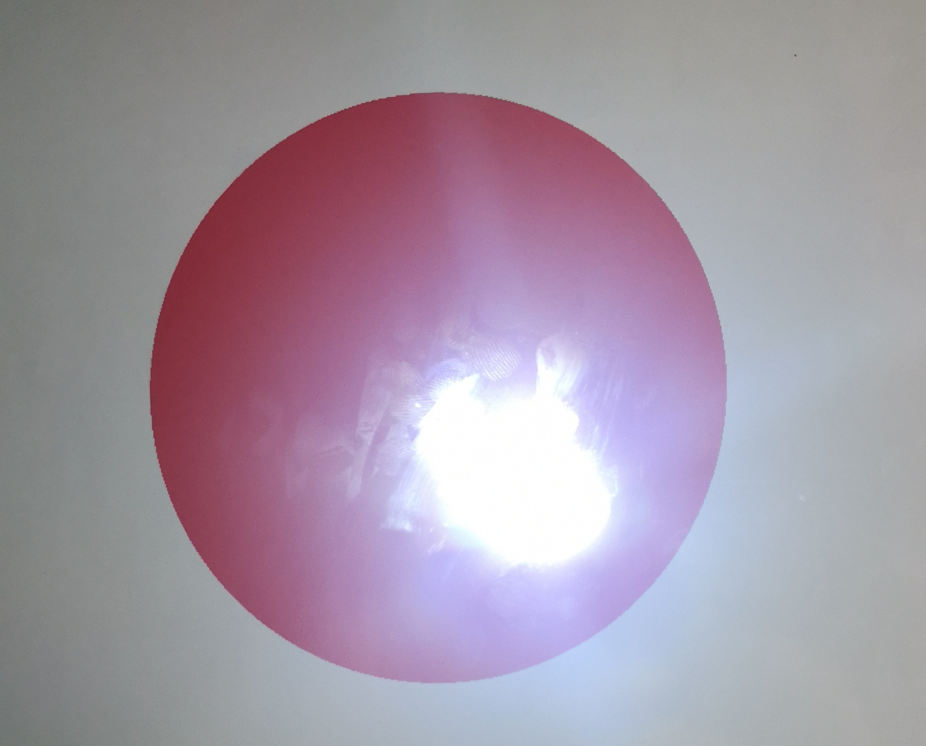
#> input picture Color_Detection_Highlight_Removal/1.jpg, 1852 x 1492 px (shown at 1/2 size)
$ python Color_Detection_Highlight_Removal.py
#> lines starting #> are read from the running program, lines starting #| are printed output that depends on the picture; after the words box and inside, x2 and y2 are one past the last pixel; in counts of white or black regions, pixels touching at a corner belong together
import cv2
import numpy as np

def empty(a):
    pass

def stackImages(scale,imgArray):
    rows = len(imgArray)
    cols = len(imgArray[0])
    rowsAvailable = isinstance(imgArray[0], list)
    width = imgArray[0][0].shape[1]
    height = imgArray[0][0].shape[0]
    if rowsAvailable:
        for x in range ( 0, rows):
            for y in range(0, cols):
                if imgArray[x][y].shape[:2] == imgArray[0][0].shape [:2]:
                    imgArray[x][y] = cv2.resize(imgArray[x][y], (0, 0), None, scale, scale)
                else:
                    imgArray[x][y] = cv2.resize(imgArray[x][y], (imgArray[0][0].shape[1], imgArray[0][0].shape[0]), None, scale, scale)
                if len(imgArray[x][y].shape) == 2: imgArray[x][y]= cv2.cvtColor( imgArray[x][y], cv2.COLOR_GRAY2BGR)
        imageBlank = np.zeros((height, width, 3), np.uint8)
        hor = [imageBlank]*rows
        for x in range(0, rows):
            hor[x] = np.hstack(imgArray[x])
        ver = np.vstack(hor)
    else:
        for x in range(0, rows):
            if imgArray[x].shape[:2] == imgArray[0].shape[:2]:
                imgArray[x] = cv2.resize(imgArray[x], (0, 0), None, scale, scale)
            else:
                imgArray[x] = cv2.resize(imgArray[x], (imgArray[0].shape[1], imgArray[0].shape[0]), None,scale, scale)
            if len(imgArray[x].shape) == 2: imgArray[x] = cv2.cvtColor(imgArray[x], cv2.COLOR_GRAY2BGR)
        hor= np.hstack(imgArray)
        ver = hor
    return ver


cv2.namedWindow("TrackBars")
cv2.resizeWindow("TrackBars",640,240)
cv2.createTrackbar("Hue Min","TrackBars",0,179,empty)
cv2.createTrackbar("Hue Max","TrackBars",19,179,empty)
cv2.createTrackbar("Sat Min","TrackBars",110,255,empty)
cv2.createTrackbar("Sat Max","TrackBars",240,255,empty)
cv2.createTrackbar("Val Min","TrackBars",153,255,empty)
cv2.createTrackbar("Val Max","TrackBars",255,255,empty)

img = cv2.imread("1.jpg")
#> img is the input picture: shape (1492, 1852, 3); mean B, G, R 164.2, 150, 163.2

#Resize
res = cv2.resize(img,None,fx=0.2,fy=0.2,interpolation = cv2.INTER_CUBIC)
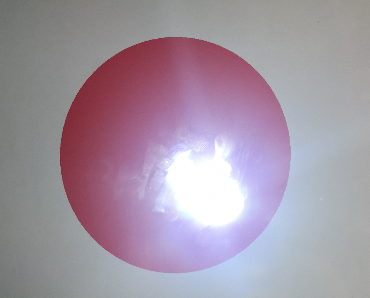
#> res: shape (298, 370, 3); mean B, G, R 164.2, 150, 163.2

#Erode
kernel = np.ones((5,5),np.uint8)
imgEroded = cv2.erode(res,kernel,iterations=1)
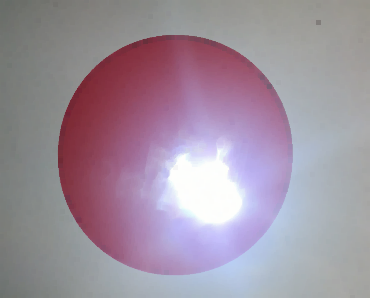
#> imgEroded: shape (298, 370, 3); mean B, G, R 159.3, 145.1, 159.3

#Convert to grayscale
gray = cv2.cvtColor(imgEroded,cv2.COLOR_BGR2GRAY)
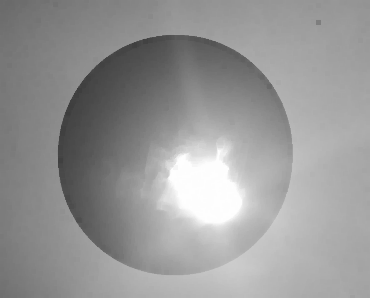
#> gray: shape (298, 370); min 60, max 254, mean 151

#Binarize to get highlight
ret, mask = cv2.threshold(gray,230,255,cv2.THRESH_BINARY)
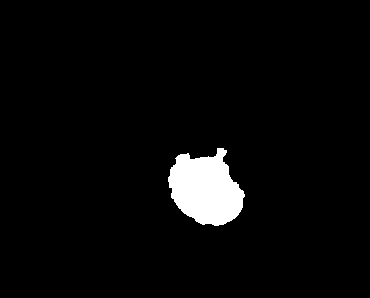
#> mask: shape (298, 370); 3.7% white; 1 white region, box (x1, y1, x2, y2) and area: (168, 148, 245, 226) 4100

#Inpaint highlight
dst = cv2.inpaint(imgEroded, mask, 3, cv2.INPAINT_TELEA)
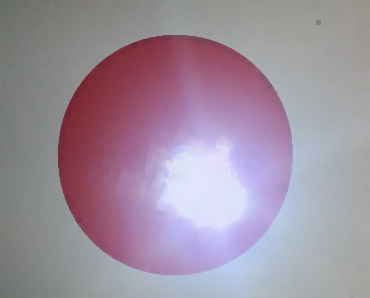
#> dst: shape (298, 370, 3); mean B, G, R 159.2, 144.1, 158.4

#Convert to HSV
HSV = cv2.cvtColor(img,cv2.COLOR_BGR2HSV)
#> HSV: shape (1492, 1852, 3); mean H, S, V 99.4, 38.2, 172.6
hsv = cv2.cvtColor(dst,cv2.COLOR_BGR2HSV)
#> hsv: shape (298, 370, 3); mean H, S, V 103.8, 41.8, 168.4

while True:
#    img = cv2.imread("lambo.png")
    h_min = cv2.getTrackbarPos("Hue Min","TrackBars")
    h_max = cv2.getTrackbarPos("Hue Max", "TrackBars")
    s_min = cv2.getTrackbarPos("Sat Min", "TrackBars")
    s_max = cv2.getTrackbarPos("Sat Max", "TrackBars")
    v_min = cv2.getTrackbarPos("Val Min", "TrackBars")
    v_max = cv2.getTrackbarPos("Val Max", "TrackBars")
    print(h_min,h_max,s_min,s_max,v_min,v_max)

    lower = np.array([h_min,s_min,v_min])
    upper = np.array([h_max,s_max,v_max])
    mask1 = cv2.inRange(HSV,lower,upper)
#> mask1: shape (1492, 1852); every value is 0
    mask2 = cv2.inRange(hsv,lower,upper)
#> mask2: shape (298, 370); every value is 0

    result = cv2.bitwise_and(img,img,mask=mask1)
#> result: shape (1492, 1852, 3); every value is 0
    imgResult = cv2.bitwise_and(dst,dst,mask=mask2)
#> imgResult: shape (298, 370, 3); every value is 0

    imgStack = stackImages(1,([imgEroded,mask,dst],[mask1,result,imgResult]))
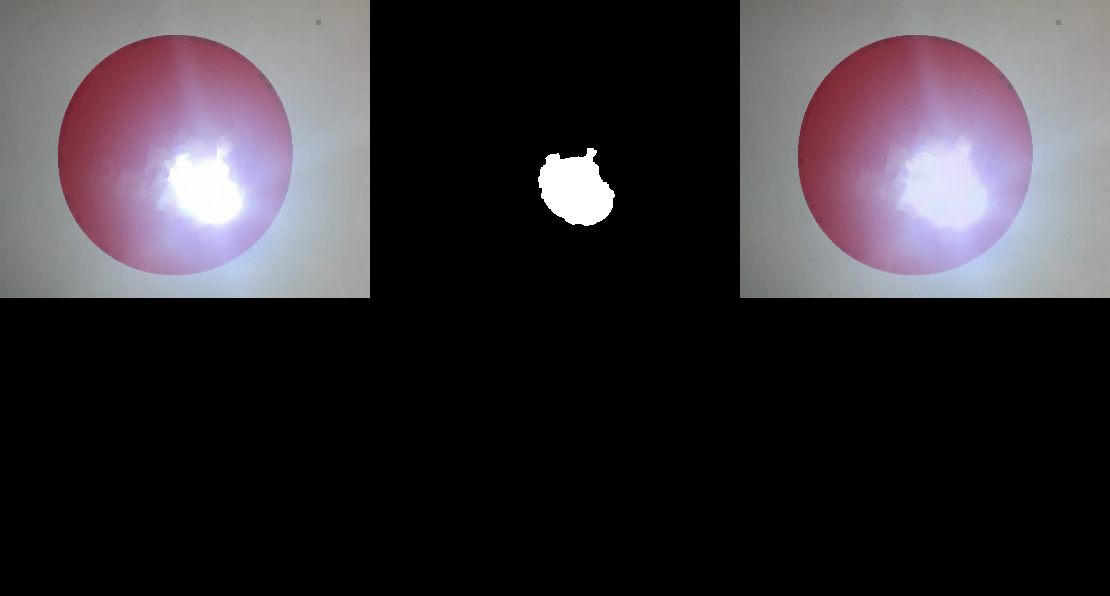
#> imgStack: shape (596, 1110, 3); mean B, G, R 54.7, 49.8, 54.5

    cv2.imshow("Stacked Images", imgStack)

    cv2.waitKey(1)

    if cv2.waitKey(1) & 0xFF == ord('q'):
#> (key q is pressed here)
        break

#cv2.waitKey(0)

$ run again, with Color_Detection_Highlight_Removal/2.jpg copied over Color_Detection_Highlight_Removal/1.jpg
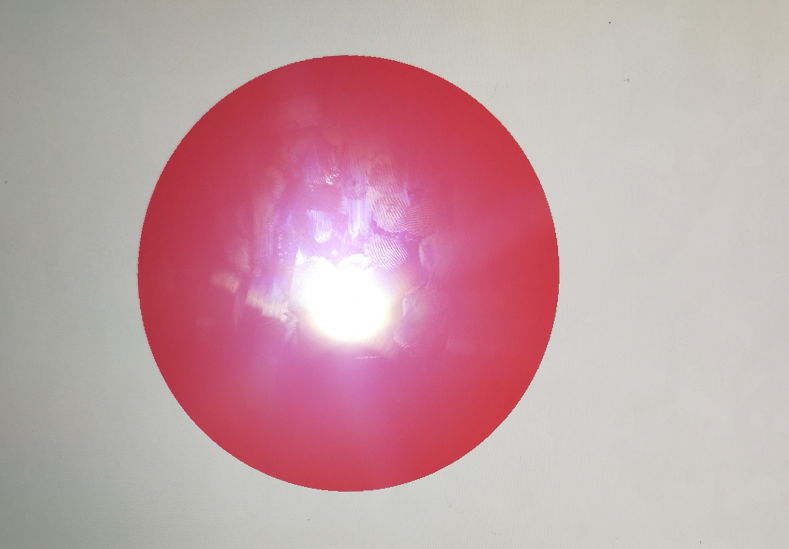
#> input picture Color_Detection_Highlight_Removal/2.jpg, 2367 x 1646 px (shown at 1/3 size)
#> img is the input picture: shape (1646, 2367, 3); mean B, G, R 165.5, 159.3, 195.2
#> `ret, mask = cv2.threshold(gray,230,255,cv2.THRESH_BINARY)`:
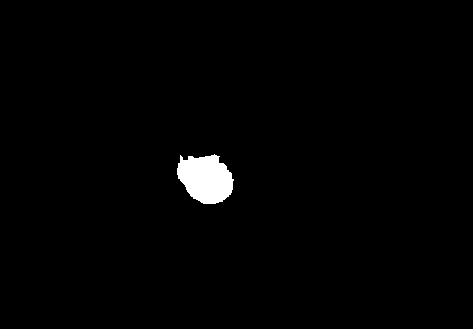
#> mask: shape (329, 473); 1.3% white; 1 white region, box (x1, y1, x2, y2) and area: (177, 154, 234, 204) 2083
#> HSV: shape (1646, 2367, 3); mean H, S, V 71.3, 51.9, 195.6
#> hsv: shape (329, 473, 3); mean H, S, V 75.3, 56, 190.5
#> mask1: shape (1646, 2367); 0.03% white in thin lines or dots, all inside (x1, y1, x2, y2) = (665, 167, 1678, 1465)
#> mask2: shape (329, 473); 0.03% white in thin lines or dots, all inside (x1, y1, x2, y2) = (217, 31, 338, 286)
#> `imgStack = stackImages(1,([imgEroded,mask,dst],[mask1,result,imgResult..`:
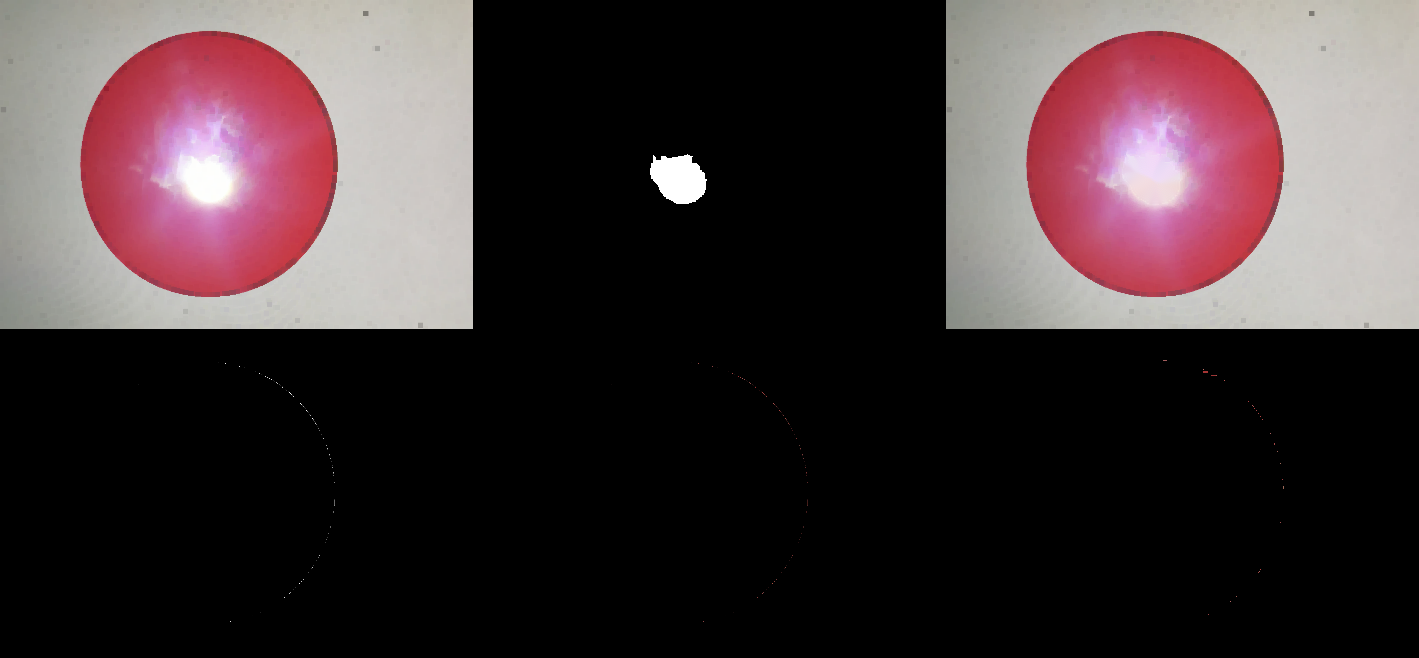
#> imgStack: shape (658, 1419, 3); mean B, G, R 53.6, 51.4, 64

$ run again, with Color_Detection_Highlight_Removal/3.jpg copied over Color_Detection_Highlight_Removal/1.jpg
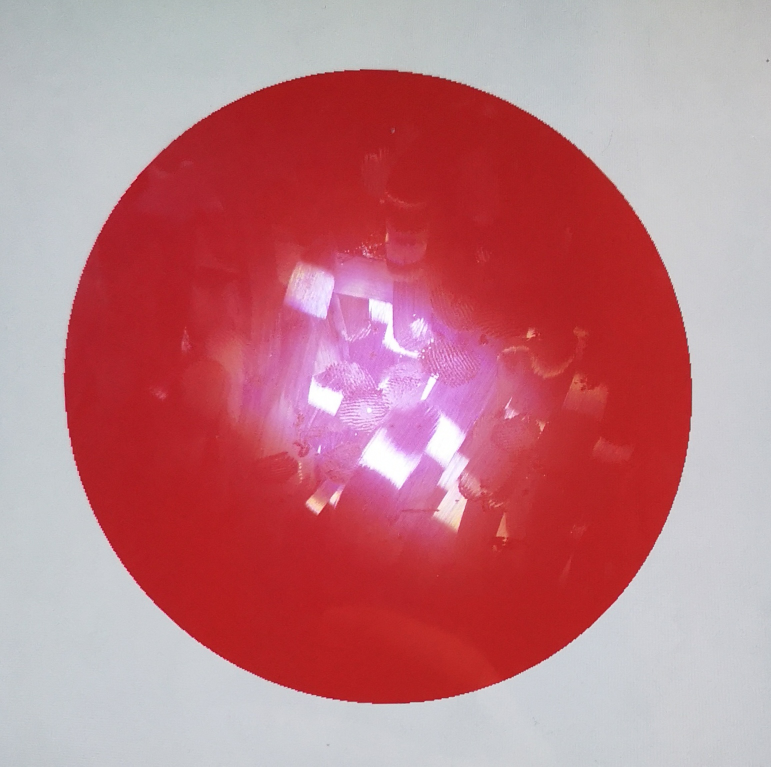
#> input picture Color_Detection_Highlight_Removal/3.jpg, 1542 x 1533 px (shown at 1/2 size)
#> img is the input picture: shape (1533, 1542, 3); mean B, G, R 132.1, 123.7, 191.2
#> `ret, mask = cv2.threshold(gray,230,255,cv2.THRESH_BINARY)`:
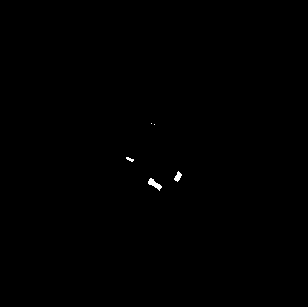
#> mask: shape (307, 308); 0.16% white; 5 white regions (2 under 20 px), largest, box (x1, y1, x2, y2) and area: (148, 178, 162, 191) 79, (174, 171, 182, 182) 48, (126, 157, 134, 162) 22
#> HSV: shape (1533, 1542, 3); mean H, S, V 119.1, 101.1, 194.5
#> hsv: shape (307, 308, 3); mean H, S, V 117.4, 109.7, 187.4
#> mask1: shape (1533, 1542); 12% white; 903 white regions (514 under 20 px), largest, box (x1, y1, x2, y2) and area: (554, 304, 1380, 1403) 196086, (628, 146, 1124, 344) 35172, (393, 1148, 508, 1340) 8379
#> mask2: shape (307, 308); 13.3% white; 107 white regions (88 under 20 px), largest, box (x1, y1, x2, y2) and area: (107, 55, 278, 283) 9593, (129, 31, 220, 70) 1521, (80, 237, 106, 262) 334
#> `imgStack = stackImages(1,([imgEroded,mask,dst],[mask1,result,imgResult..`:
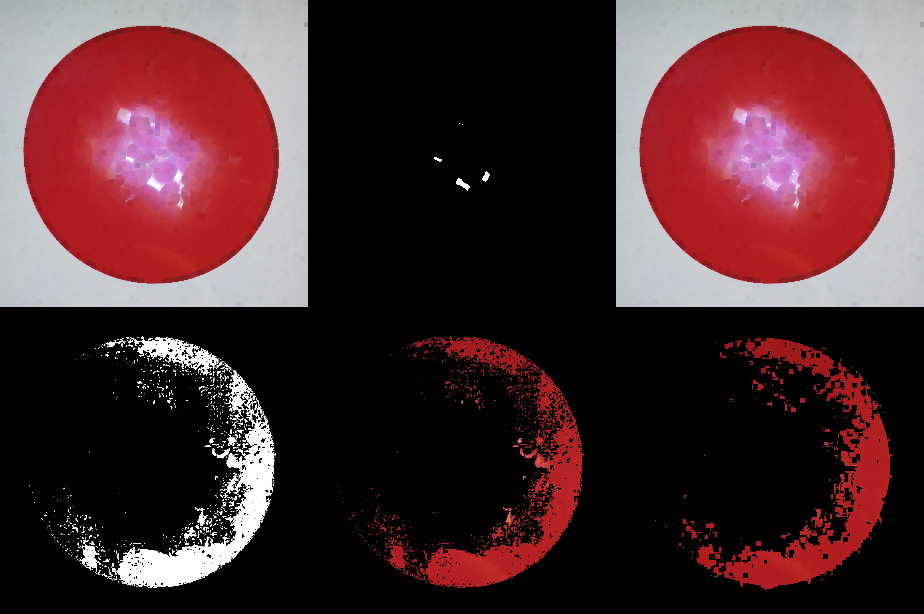
#> imgStack: shape (614, 924, 3); mean B, G, R 47.3, 44.4, 74
